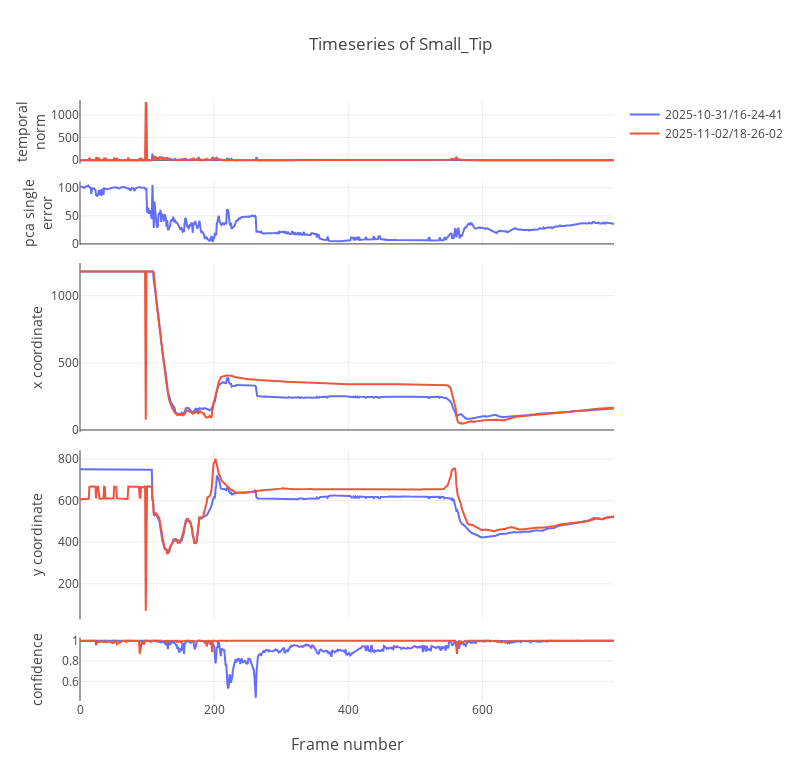

Here is the notebook cell this chart was saved with:
### Markdown cell above
### Plot video traces

### Code cell
# rerun this cell each time you want to update the keypoint

from IPython.display import display, clear_output
import ipywidgets as widgets

def on_change(change):
    if change["type"] == "change" and change["name"] == "value":
        clear_output()
        cols = get_col_names(change["new"], "x", dframes_metrics.keys())
        fig_traces = plot_precomputed_traces(df_metrics, df_concat, cols)
        fig_traces.show()

# create a Dropdown widget
dropdown = widgets.Dropdown(
    options=keypoint_names,
    value=None,  # Set the default selected value
    description="Select keypoint:",
)

# update plot upon change
dropdown.observe(on_change)

# display widget
display(dropdown)

### Figure 1 — Plotly figure (JSON) as saved in the notebook; plotly's stock layout.template omitted (floating-point values rounded to 4 significant figures; data arrays with more than 128 entries replaced by an {"elided": "..."} marker saying what was removed)
{"data": [{"line": {"color": "#636EFA"}, "mode": "lines", "name": "Small_Tip_x_2025-10-31/16-24-41", "showlegend": false, "type": "scatter", "x": {"elided": "797 int values"}, "xaxis": "x", "y": {"elided": "797 float values"}, "yaxis": "y"}, {"line": {"color": "#EF553B"}, "mode": "lines", "name": "Small_Tip_x_2025-11-02/18-26-02", "showlegend": false, "type": "scatter", "x": {"elided": "797 int values"}, "xaxis": "x", "y": {"elided": "797 float values"}, "yaxis": "y"}, {"line": {"color": "#636EFA"}, "mode": "lines", "name": "Small_Tip_x_2025-10-31/16-24-41", "showlegend": false, "type": "scatter", "x": {"elided": "797 int values"}, "xaxis": "x2", "y": {"elided": "797 float values"}, "yaxis": "y2"}, {"line": {"color": "#EF553B"}, "mode": "lines", "name": "Small_Tip_x_2025-11-02/18-26-02", "showlegend": false, "type": "scatter", "x": {"elided": "797 int values"}, "xaxis": "x2", "y": [], "yaxis": "y2"}, {"line": {"color": "#636EFA"}, "mode": "lines", "name": "2025-10-31/16-24-41", "showlegend": false, "type": "scatter", "x": {"elided": "797 int values"}, "xaxis": "x3", "y": {"elided": "797 float values"}, "yaxis": "y3"}, {"line": {"color": "#EF553B"}, "mode": "lines", "name": "2025-11-02/18-26-02", "showlegend": false, "type": "scatter", "x": {"elided": "797 int values"}, "xaxis": "x3", "y": {"elided": "797 float values"}, "yaxis": "y3"}, {"line": {"color": "#636EFA"}, "mode": "lines", "name": "2025-10-31/16-24-41", "showlegend": true, "type": "scatter", "x": {"elided": "797 int values"}, "xaxis": "x4", "y": {"elided": "797 float values"}, "yaxis": "y4"}, {"line": {"color": "#EF553B"}, "mode": "lines", "name": "2025-11-02/18-26-02", "showlegend": true, "type": "scatter", "x": {"elided": "797 int values"}, "xaxis": "x4", "y": {"elided": "797 float values"}, "yaxis": "y4"}, {"line": {"color": "#636EFA"}, "mode": "lines", "name": "Small_Tip_likelihood_2025-10-31/16-24-41", "showlegend": false, "type": "scatter", "x": {"elided": "797 int values"}, "xaxis": "x5", "y": {"elided": "797 float values"}, "yaxis": "y5"}, {"line": {"color": "#EF553B"}, "mode": "lines", "name": "Small_Tip_likelihood_2025-11-02/18-26-02", "showlegend": false, "type": "scatter", "x": {"elided": "797 int values"}, "xaxis": "x5", "y": {"elided": "797 float values"}, "yaxis": "y5"}], "layout": {"annotations": [{"font": {"size": 16}, "showarrow": false, "text": "Frame number", "x": 0.5, "xanchor": "center", "xref": "paper", "y": 0, "yanchor": "top", "yref": "paper", "yshift": -30}], "height": 781.2, "title": {"text": "Timeseries of Small_Tip"}, "width": 800, "xaxis": {"anchor": "y", "domain": [0, 1], "matches": "x5", "showticklabels": false}, "xaxis2": {"anchor": "y2", "domain": [0, 1], "matches": "x5", "showticklabels": false}, "xaxis3": {"anchor": "y3", "domain": [0, 1], "matches": "x5", "showticklabels": false}, "xaxis4": {"anchor": "y4", "domain": [0, 1], "matches": "x5", "showticklabels": false}, "xaxis5": {"anchor": "y5", "domain": [0, 1]}, "yaxis": {"anchor": "x", "domain": [0.8944, 1], "title": {"text": "temporal<br>norm"}}, "yaxis2": {"anchor": "x2", "domain": [0.7588, 0.8644], "title": {"text": "pca single<br>error"}}, "yaxis3": {"anchor": "x3", "domain": [0.4472, 0.7288], "title": {"text": "x coordinate"}}, "yaxis4": {"anchor": "x4", "domain": [0.1356, 0.4172], "title": {"text": "y coordinate"}}, "yaxis5": {"anchor": "x5", "domain": [0, 0.1056], "title": {"text": "confidence"}}}}
